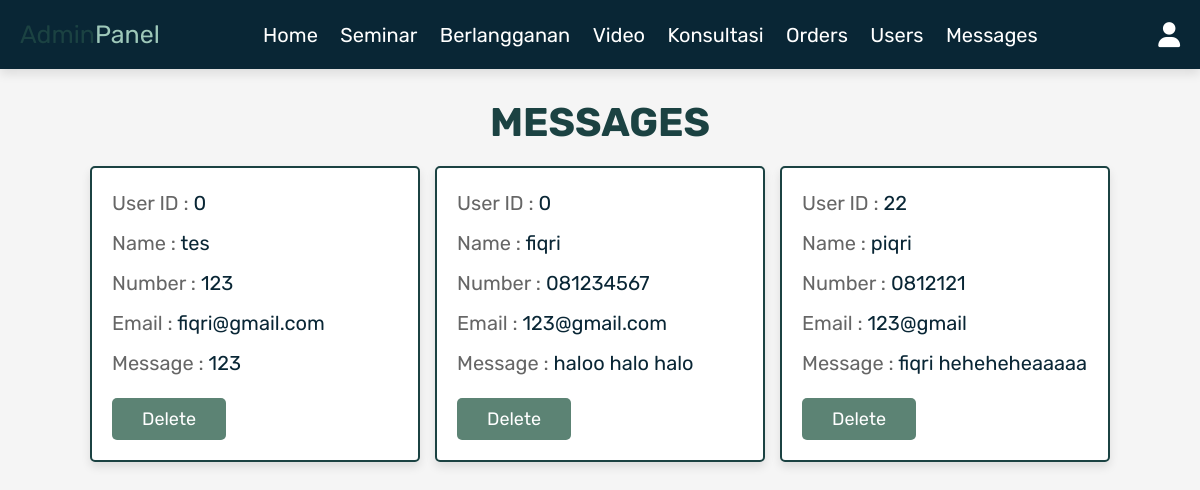
/admin_contacts.php (signed in), run on the app's committed database.
### tables this page shows
CREATE TABLE `message` (
  `id` int(11) NOT NULL,
  `user_id` int(11) NOT NULL,
  `name` varchar(100) NOT NULL,
  `email` varchar(100) NOT NULL,
  `number` varchar(12) NOT NULL,
  `message` varchar(500) NOT NULL
);

### admin_contacts.php (the view, shortened to what this page needs)
<?php
@include 'config.php';
?>
<!DOCTYPE html>
<html lang="en">
<head>
   <link rel="stylesheet" href="https://cdnjs.cloudflare.com/ajax/libs/font-awesome/6.0.0/css/all.min.css">
   <link rel="stylesheet" href="css/admin_style.css">
</head>
<body>
<?php @include 'admin_header.php'; ?>
<section class="messages">
   <h1 class="title">messages</h1>
   <div class="box-container">
      <?php
       $select_message = mysqli_query($conn, "SELECT * FROM `message`") or die('query failed');
       if(mysqli_num_rows($select_message) > 0){
          while($fetch_message = mysqli_fetch_assoc($select_message)){
      ?>
      <div class="box">
         <p>User ID : <span><?php echo $fetch_message['user_id']; ?></span> </p>
         <p>Name : <span><?php echo $fetch_message['name']; ?></span> </p>
         <p>Number : <span><?php echo $fetch_message['number']; ?></span> </p>
         <p>Email : <span><?php echo $fetch_message['email']; ?></span> </p>
         <p>Message : <span><?php echo $fetch_message['message']; ?></span> </p>
         <a href="admin_contacts.php?delete=<?php echo $fetch_message['id']; ?>" onclick="return confirm('delete this message?');" class="delete-btn">delete</a>
      </div>
      <?php
         }
      }else{
         echo '<p class="empty">you have no messages!</p>';
      }
      ?>
   </div>
</section>
</body>
</html>

### css/admin_style.css (style rules this page uses)
:root { --pink:#092635; --red:#5C8374; --orange:#9EC8B9; --black:#1B4242; --white:#fff; --light-color:#666; --light-white:#ccc; --light-bg:#f5f5f5; --border:.2rem solid var(--black); --box-shadow:0 .5rem 1rem rgba(0,0,0,.1); }
* { font-family: 'Rubik', sans-serif; margin:0; padding:0; box-sizing: border-box; outline: none; border:none; text-decoration: none; transition:all .2s linear; }
html { font-size: 62.5%; overflow-x: hidden; scroll-behavior: smooth; scroll-padding-top: 6.5rem; }
body { background: var(--light-bg); }
section { padding:3rem 2rem; }
.title { text-align: center; margin-bottom: 2rem; color:var(--black); text-transform: uppercase; font-size: 4rem; }
.btn, .delete-btn, .option-btn { display: inline-block; border-radius: .5rem; margin-top: 1rem; font-size: 1.8rem; color:var(--white); cursor: pointer; padding:1rem 3rem; text-transform: capitalize; }
.delete-btn { background-color: var(--red); }
.messages .box-container { display: grid; grid-template-columns: repeat(auto-fit, 33rem); gap:1.5rem; align-items: flex-start; max-width: 1200px; margin: 0 auto; justify-content: center; }
.messages .box-container .box { padding:2rem; border:var(--border); background-color: var(--white); box-shadow: var(--box-shadow); border-radius: .5rem; }
.messages .box-container .box p { font-size: 2rem; color:var(--light-color); margin-bottom: 1rem; line-height: 1.5; }
.messages .box-container .box p span { color:var(--pink); }

### data on the page
message: user "0", name "tes", number "123", email "fiqri@gmail.com", message "123"
message: user "0", name "fiqri", number "081234567", email "123@gmail.com", message "haloo halo halo"
message: user "22", name "piqri", number "0812121", email "123@gmail", message "fiqri heheheheaaaaa"
